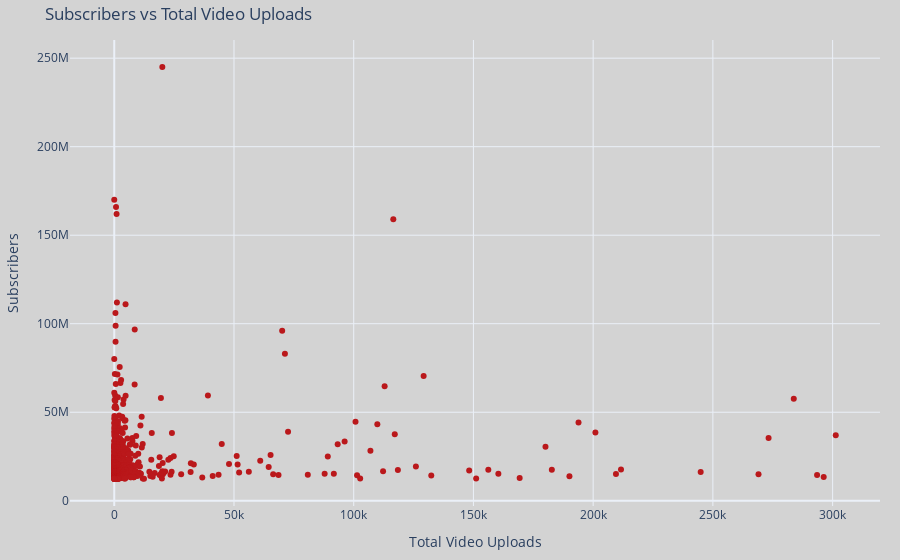

This figure's notebook cell:
### Code cell
scatter_fig2 = px.scatter(
    df,
    x='uploads',
    y='subscribers',
    labels={'uploads': 'Total Video Uploads', 'subscribers': 'Subscribers'},
    title='Subscribers vs Total Video Uploads',
    template='plotly_white',
    hover_name='Youtuber'
)
scatter_fig2.update_layout(
    paper_bgcolor=color_timbergrey,
    plot_bgcolor=color_timbergrey,
    margin=dict(l=20, r=20, t=40, b=20)
)

scatter_fig2.update_traces(marker=dict(color=color_cornellred))

### Figure 1 — Plotly figure (JSON) as saved in the notebook; plotly's stock layout.template omitted (floating-point values rounded to 4 significant figures; data arrays with more than 128 entries replaced by an {"elided": "..."} marker saying what was removed)
{"data": [{"hovertemplate": "<b>%{hovertext}</b><br><br>Total Video Uploads=%{x}<br>Subscribers=%{y}<extra></extra>", "hovertext": {"elided": "830 str values"}, "legendgroup": "", "marker": {"color": "#ba181b", "symbol": "circle"}, "mode": "markers", "name": "", "orientation": "v", "showlegend": false, "type": "scatter", "x": {"elided": "830 int values"}, "xaxis": "x", "y": {"elided": "830 int values"}, "yaxis": "y"}], "layout": {"autosize": true, "legend": {"tracegroupgap": 0}, "margin": {"b": 20, "l": 20, "r": 20, "t": 40}, "paper_bgcolor": "#d3d3d3", "plot_bgcolor": "#d3d3d3", "title": {"text": "Subscribers vs Total Video Uploads"}, "xaxis": {"anchor": "y", "autorange": true, "domain": [0, 1], "range": [-18130.0, 319400.0], "title": {"text": "Total Video Uploads"}, "type": "linear"}, "yaxis": {"anchor": "x", "autorange": true, "domain": [0, 1], "range": [-4793000.0, 262100000.0], "title": {"text": "Subscribers"}, "type": "linear"}}}
